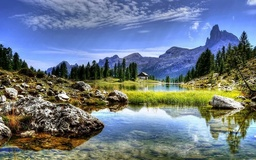
#> input picture MasterOpenCV_Alberto/10/landscape_2.jpeg, 256 x 160 px, shrunk from 800 x 500 before the run
$ python k_means_color_quantization_distribution.py
#> lines starting #> are read from the running program, lines starting #| are printed output that depends on the picture
"""
K-means clustering algorithm applied to color quantization and calculates also the color distribution image
"""

# Import required packages:
import numpy as np
import cv2
from matplotlib import pyplot as plt
import collections


def show_img_with_matplotlib(color_img, title, pos):
    """Shows an image using matplotlib capabilities"""

    # Convert BGR image to RGB
    img_RGB = color_img[:, :, ::-1]

    ax = plt.subplot(2, 3, pos)
    plt.imshow(img_RGB)
    plt.title(title)
    plt.axis('off')


def color_quantization(image, k):
    """Performs color quantization using K-means clustering algorithm"""

    # Transform image into 'data':
    data = np.float32(image).reshape((-1, 3))
    # print(data.shape)

    # Define the algorithm termination criteria (the maximum number of iterations and/or the desired accuracy):
    # In this case the maximum number of iterations is set to 20 and epsilon = 1.0
    criteria = (cv2.TERM_CRITERIA_EPS + cv2.TERM_CRITERIA_MAX_ITER, 20, 1.0)

    # Apply K-means clustering algorithm:
    ret, label, center = cv2.kmeans(data, k, None, criteria, 10, cv2.KMEANS_RANDOM_CENTERS)

    # At this point we can make the image with k colors
    # Convert center to uint8:
    center = np.uint8(center)
    # Replace pixel values with their center value:
    result = center[label.flatten()]
    result = result.reshape(img.shape)

    # Build the 'color_distribution' legend.
    # We will use the number of pixels assigned to each center value:
    counter = collections.Counter(label.flatten())
    print(counter)

    # Calculate the total number of pixels of the input image:
    total = img.shape[0] * img.shape[1]

    # Assign width and height to the color_distribution image:
    desired_width = img.shape[1]
    # The difference between 'desired_height' and 'desired_height_colors'
    # will be the separation between the images
    desired_height = 70
    desired_height_colors = 50

    # Initialize the color_distribution image:
    color_distribution = np.ones((desired_height, desired_width, 3), dtype="uint8") * 255
    # Initialize start:
    start = 0

    for key, value in counter.items():
        # Calculate the normalized value:
        value_normalized = value / total * desired_width

        # Move end to the right position:
        end = start + value_normalized

        # Draw rectangle corresponding to the current color:
        cv2.rectangle(color_distribution, (int(start), 0), (int(end), desired_height_colors), center[key].tolist(), -1)
        # Update start:
        start = end

    return np.vstack((color_distribution, result))


# Create the dimensions of the figure and set title:
fig = plt.figure(figsize=(16, 8))
plt.suptitle("Color quantization using K-means clustering algorithm", fontsize=14, fontweight='bold')
fig.patch.set_facecolor('silver')

# Load BGR image:
img = cv2.imread('landscape_2.jpeg')
#> img is the input picture: shape (160, 256, 3); mean B, G, R 132.7, 119.5, 106.8

# Apply color quantization:
color_3 = color_quantization(img, 3)
#> in color_quantization, `ret, label, center = cv2.kmeans(data, k, None, criteria, 10, cv2.KMEAN..`: ret = 141642361.5; center = [[131.8, 121.3, 108.5], [29.74, 53.06, 55.83], [220.7, 173.2, 147.5]]
#> in color_quantization, `center = np.uint8(center)`: center = [[131, 121, 108], [29, 53, 55], [220, 173, 147]]
#> in color_quantization, `counter = collections.Counter(label.flatten())`: counter = {0: 17566, 2: 12687, 1: 10707}
#| Counter({0: 17566, 2: 12687, 1: 10707})
#> the loop in color_quantization, `for key, value in counter.items():` made 3 passes
#> (key, value, value_normalized, end, start) on passes 1 to 3: (0, 17566, 109.8, 109.8, 109.8), (2, 12687, 79.29, 189.1, 189.1), (1, 10707, 66.92, 256, 256)
color_5 = color_quantization(img, 5)
#| Counter({2: 12586, 0: 8288, 3: 7843, 1: 6777, 4: 5466})
#> the loop in color_quantization (call 2), `for key, value in counter.items():` made 5 passes
#> (key, value, value_normalized, end, start) on passes 1 to 5: (2, 12586, 78.66, 78.66, 78.66), (0, 8288, 51.8, 130.5, 130.5), (3, 7843, 49.02, 179.5, 179.5), (1, 6777, 42.36, 221.8, 221.8), (4, 5466, 34.16, 256, 256)
color_10 = color_quantization(img, 10)
#> call 3 of color_quantization, with k = 10
#> in color_quantization (call 3), `ret, label, center = cv2.kmeans(data, k, None, criteria, 10, cv2.KMEAN..`: ret = 36226743.5; center = [[123.1, 142.9, 139.2], [71.36, 109.9, 113.4], [12.79, 26.61, 27.73], [195.6, 129.7, 103], [162, 186.2, 184.1], [151.2, 97.97, 75.54], [41.8, 69.52, 72.7], [239.1, 166.8, 132.6], [63.71, 183.7, 184.3], [239.5, 218.4, 197.4]]
#> in color_quantization (call 3), `center = np.uint8(center)`: center = [[123, 142, 139], [71, 109, 113], [12, 26, 27], [195, 129, 102], [162, 186, 184], [151, 97, 75], [41, 69, 72], [239, 166, 132], [63, 183, 184], [239, 218, 197]]
#> in color_quantization (call 3), `result = result.reshape(img.shape)`:
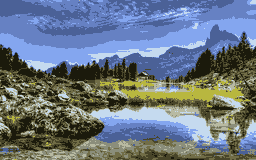
#> result: shape (160, 256, 3); mean B, G, R 132.3, 118.8, 106.2
#> in color_quantization (call 3), `counter = collections.Counter(label.flatten())`: counter = 10 items
#| Counter({3: 6941, 5: 5911, 6: 4990, 7: 4924, 2: 4724, 1: 4383, 0: 3089, 9: 2680, 4: 1941, 8: 1377})
#> the loop in color_quantization (call 3), `for key, value in counter.items():` made 10 passes
#> (key, value, value_normalized, end, start) on passes 1 to 10: (5, 5911, 36.94, 36.94, 36.94), (3, 6941, 43.38, 80.33, 80.33), (7, 4924, 30.77, 111.1, 111.1), (4, 1941, 12.13, 123.2, 123.2), (9, 2680, 16.75, 140, 140), (2, 4724, 29.52, 169.5, 169.5), (6, 4990, 31.19, 200.7, 200.7), (0, 3089, 19.31, 220, 220), (1, 4383, 27.39, 247.4, 247.4), (8, 1377, 8.61, 256, 256)
#> after the loop in color_quantization (call 3), `for key, value in counter.items():`:
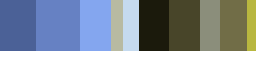
#> color_distribution: shape (70, 256, 3); mean of channels 0, 1, 2 165.3, 155.7, 146.5; drawn as B, G, R
#> in color_quantization (call 3), `return np.vstack((color_distribution, result))`:
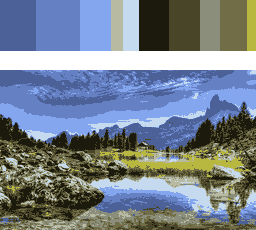
#> returned value: shape (230, 256, 3); mean of channels 0, 1, 2 142.3, 130, 118.5; drawn as B, G, R
color_20 = color_quantization(img, 20)
#> call 4 of color_quantization, with k = 20
#> in color_quantization (call 4), `ret, label, center = cv2.kmeans(data, k, None, criteria, 10, cv2.KMEAN..`: ret = 18873085.5; center = 20 rows, first 8: [112, 126.6, 120.3], [90.91, 80.98, 62.46], [51.13, 198.9, 194.8], [86.94, 146.6, 155.3], [166.2, 128.3, 107.4], [194.4, 155.7, 135.4], [246.1, 166, 128.9], [44.82, 126.3, 134.4]
#> in color_quantization (call 4), `center = np.uint8(center)`: center = 20 rows, first 8: [112, 126, 120], [90, 80, 62], [51, 198, 194], [86, 146, 155], [166, 128, 107], [194, 155, 135], [246, 166, 128], [44, 126, 134]
#> in color_quantization (call 4), `counter = collections.Counter(label.flatten())`: counter = 20 items
#| Counter({16: 3560, 18: 3224, 15: 3183, 12: 3005, 14: 2868, 6: 2822, 10: 2722, 4: 2420, 13: 2221, 0: 2143, 9: 2086, 5: 1917, 17: 1787, 1: 1465, 19: 1247, 3: 1100, 7: 1058, 11: 1036, 2: 631, 8: 465})
#> the loop in color_quantization (call 4), `for key, value in counter.items():` made 20 passes
#> (key, value, value_normalized, end, start) on passes 1 to 12: (16, 3560, 22.25, 22.25, 22.25), (18, 3224, 20.15, 42.4, 42.4), (10, 2722, 17.01, 59.41, 59.41), (5, 1917, 11.98, 71.39, 71.39), (4, 2420, 15.12, 86.52, 86.52), (9, 2086, 13.04, 99.56, 99.56), (19, 1247, 7.79, 107.3, 107.3), (6, 2822, 17.64, 125, 125), (1, 1465, 9.16, 134.1, 134.1), (15, 3183, 19.89, 154, 154), (12, 3005, 18.78, 172.8, 172.8), (0, 2143, 13.39, 186.2, 186.2)
#> after the loop in color_quantization (call 4), `for key, value in counter.items():`:
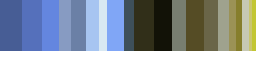
#> color_distribution: shape (70, 256, 3); mean of channels 0, 1, 2 165.6, 156.1, 146.9; drawn as B, G, R
#> in color_quantization (call 4), `return np.vstack((color_distribution, result))`:
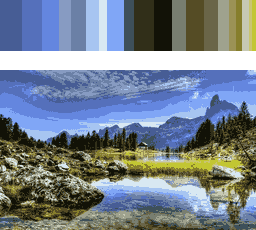
#> returned value: shape (230, 256, 3); mean of channels 0, 1, 2 142.4, 130.3, 118.6; drawn as B, G, R
color_40 = color_quantization(img, 40)
#> in color_quantization (call 5), `ret, label, center = cv2.kmeans(data, k, None, criteria, 10, cv2.KMEAN..`: ret = 10816885.2; center = 40 rows, first 8: [44.33, 76.57, 82.49], [246.9, 178.3, 142], [73.48, 54.61, 36.11], [74.7, 213.8, 211.9], [43.04, 60.99, 60.1], [67.5, 87.53, 90.62], [17.11, 57.01, 71], [125.3, 71.88, 50.5]
#> in color_quantization (call 5), `center = np.uint8(center)`: center = 40 rows, first 8: [44, 76, 82], [246, 178, 142], [73, 54, 36], [74, 213, 211], [43, 60, 60], [67, 87, 90], [17, 57, 71], [125, 71, 50]
#> in color_quantization (call 5), `counter = collections.Counter(label.flatten())`: counter = 40 items
#> (printed output is left out)
#> the loop in color_quantization (call 5), `for key, value in counter.items():` made 40 passes
#> (key, value, value_normalized, end, start) on passes 1 to 12: (17, 858, 5.36, 5.36, 5.36), (35, 1882, 11.76, 17.12, 17.12), (27, 1844, 11.53, 28.65, 28.65), (39, 1123, 7.02, 35.67, 35.67), (31, 1492, 9.32, 44.99, 44.99), (22, 1165, 7.28, 52.27, 52.27), (32, 929, 5.81, 58.08, 58.08), (14, 360, 2.25, 60.33, 60.33), (24, 981, 6.13, 66.46, 66.46), (20, 898, 5.61, 72.07, 72.07), (12, 1629, 10.18, 82.26, 82.26), (21, 990, 6.19, 88.44, 88.44)
#> after the loop in color_quantization (call 5), `for key, value in counter.items():`:
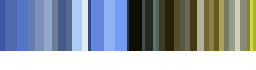
#> color_distribution: shape (70, 256, 3); mean of channels 0, 1, 2 165.6, 156.2, 147; drawn as B, G, R
#> in color_quantization (call 5), `return np.vstack((color_distribution, result))`:
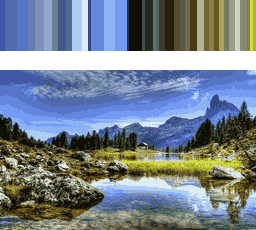
#> returned value: shape (230, 256, 3); mean of channels 0, 1, 2 142.4, 130.3, 118.7; drawn as B, G, R

# Plot the images:
show_img_with_matplotlib(img, "original image", 1)
show_img_with_matplotlib(color_3, "color quantization (k = 3)", 2)
show_img_with_matplotlib(color_5, "color quantization (k = 5)", 3)
show_img_with_matplotlib(color_10, "color quantization (k = 10)", 4)
show_img_with_matplotlib(color_20, "color quantization (k = 20)", 5)
show_img_with_matplotlib(color_40, "color quantization (k = 40)", 6)

# Show the Figure:
plt.show()

$ run again, with MasterOpenCV_Alberto/10/landscape_1.jpeg copied over MasterOpenCV_Alberto/10/landscape_2.jpeg
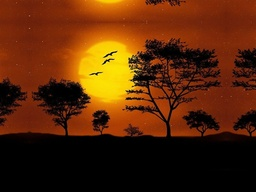
#> input picture MasterOpenCV_Alberto/10/landscape_1.jpeg, 256 x 192 px, shrunk from 800 x 600 before the run
#> img is the input picture: shape (192, 256, 3); mean B, G, R 7.5, 39.5, 88.5
#> in color_quantization, `ret, label, center = cv2.kmeans(data, k, None, criteria, 10, cv2.KMEAN..`: ret = 42504699.1; center = [[10.21, 168.7, 234.4], [11.89, 46.53, 129.1], [1.83, 2.93, 9.6]]
#> in color_quantization, `center = np.uint8(center)`: center = [[10, 168, 234], [11, 46, 129], [1, 2, 9]]
#> counter = {1: 23807, 0: 4593, 2: 20752}
#| Counter({1: 23807, 2: 20752, 0: 4593})
#> the loop in color_quantization, `for key, value in counter.items():` made 3 passes
#> (key, value, value_normalized, end, start) on passes 1 to 3: (1, 23807, 124, 124, 124), (0, 4593, 23.92, 147.9, 147.9), (2, 20752, 108.1, 256, 256)
#| Counter({1: 18866, 2: 18251, 0: 5042, 4: 4045, 3: 2948})
#> the loop in color_quantization (call 2), `for key, value in counter.items():` made 5 passes
#> (key, value, value_normalized, end, start) on passes 1 to 5: (1, 18866, 98.26, 98.26, 98.26), (0, 5042, 26.26, 124.5, 124.5), (3, 2948, 15.35, 139.9, 139.9), (4, 4045, 21.07, 160.9, 160.9), (2, 18251, 95.06, 256, 256)
#| Counter({9: 16210, 5: 12418, 2: 4822, 1: 3078, 3: 2958, 4: 2604, 8: 2256, 6: 1962, 7: 1917, 0: 927})
#> in color_quantization (call 4), `ret, label, center = cv2.kmeans(data, k, None, criteria, 10, cv2.KMEAN..`: ret = 3634461.5; center = 20 rows, first 8: [7.32, 93.8, 200.9], [20.7, 26.71, 53.26], [8.48, 58.94, 159], [7.12, 123.1, 222.3], [8.44, 49.95, 142.7], [10.87, 34.57, 109.6], [5.76, 22.14, 75.34], [9.17, 166.4, 238.4]
#> in color_quantization (call 4), `center = np.uint8(center)`: center = 20 rows, first 8: [7, 93, 200], [20, 26, 53], [8, 58, 159], [7, 123, 222], [8, 49, 142], [10, 34, 109], [5, 22, 75], [9, 166, 238]
#| Counter({15: 15687, 8: 5094, 16: 4907, 5: 3658, 4: 2652, 14: 2574, 11: 2163, 2: 1944, 13: 1713, 12: 1335, 0: 1217, 6: 1042, 3: 975, 10: 922, 17: 887, 1: 850, 18: 712, 7: 485, 9: 181, 19: 154})
#> in color_quantization (call 5), `ret, label, center = cv2.kmeans(data, k, None, criteria, 10, cv2.KMEAN..`: ret = 2212958.8; center = 40 rows, first 8: [68.24, 112.3, 152.7], [0.134, 0.0943, 0.101], [7.19, 122.5, 223.5], [8.89, 109.5, 214.4], [29.9, 38.84, 73.51], [13.17, 34, 91.65], [8.19, 168.8, 240], [6.42, 99.72, 206.9]
#> in color_quantization (call 5), `center = np.uint8(center)`: center = 40 rows, first 8: [68, 112, 152], [0, 0, 0], [7, 122, 223], [8, 109, 214], [29, 38, 73], [13, 34, 91], [8, 168, 239], [6, 99, 206]
#> counter = 40 items
#> (printed output is left out)
#> the loop in color_quantization (call 5), `for key, value in counter.items():` made 40 passes
#> (key, value, value_normalized, end, start) on passes 1 to 8: (8, 6756, 35.19, 35.19, 35.19), (22, 5558, 28.95, 64.14, 64.14), (28, 895, 4.66, 68.8, 68.8), (39, 2742, 14.28, 83.08, 83.08), (32, 1666, 8.68, 91.76, 91.76), (24, 1301, 6.78, 98.53, 98.53), (25, 686, 3.57, 102.1, 102.1), (12, 465, 2.42, 104.5, 104.5)
#> after the loop in color_quantization (call 5), `for key, value in counter.items():`:
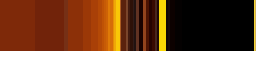
#> color_distribution: shape (70, 256, 3); mean of channels 0, 1, 2 74.4, 97.7, 133.4; drawn as B, G, R
#> in color_quantization (call 5), `return np.vstack((color_distribution, result))`:
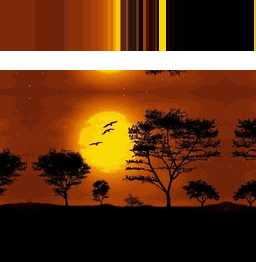
#> returned value: shape (262, 256, 3); mean of channels 0, 1, 2 25.1, 54.8, 100.2; drawn as B, G, R
#> img_RGB: shape (262, 256, 3)
